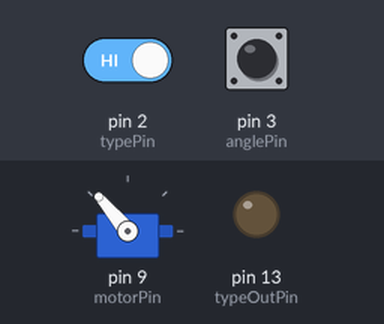
This sketch was run on a simulated Arduino Uno, built with avr-gcc and run on an emulated ATmega328P. On the bench: servo, output pins drawn as LEDs (lit = HIGH). The test bench sets the inputs (shaded band); at power-on: pin 2 (typePin) HIGH, pin 3 (anglePin) HIGH.

Above: at 21.9 s.
22.0 s: pin 2 (typePin) driven LOW
At 22.8 s:
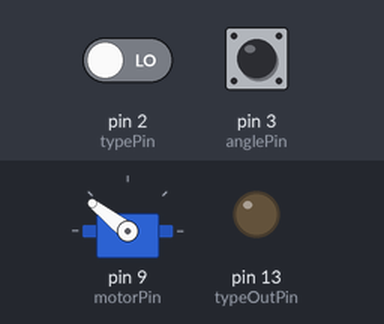
At 31.9 s:
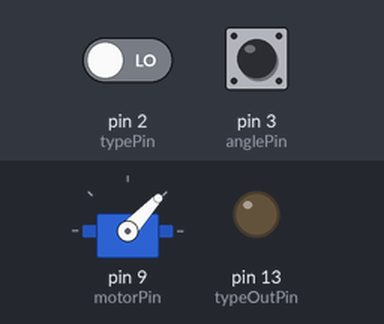
Timing chart, 0 to 46.7 s (numbered marks = the images above; inputs shaded):
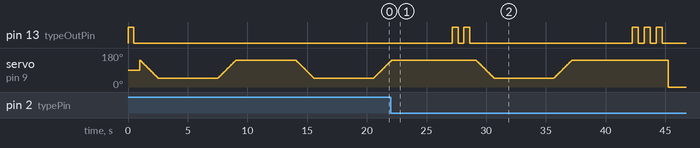

The sketch:

ServomotorESU51804.ino
```cpp
// (licence header left out)
#include <Servo.h>

Servo myservo;  // create servo object to control a servo
// twelve servo objects can be created on most boards


// Common configuration
const byte motorPin = 9;
const int MinPulseWidth = 500;  //I mikrosekunder
const int MaxPulseWidth = 2400;  //I mikrosekunder

// Test for current
const int smallCurrPulseWidth = 1000;
const int largeCurrPulseWidth = 2000;

// Test for angle
const int startAnglePW = 500;
const int endAnglePW = 1500;
const int stepAnglePW = 50;

// Control of pulswidth interval
const int startPulseWidth = 700;
const int middlePulseWidth = 1550;
const int endPulseWidth = 2300;

// Button and LED configuration
const unsigned long debounceTime = 50;
const unsigned long LEDTime = 500;
const int typePin = 2;
const int anglePin = 3;
const int typeOutPin = 13;

// Test configuration
enum {CURRENT,CTRL,ANGLE,PERIOD};
int testType;  // Strømmåling, periodetid vinkel, kontrol periodetid
const unsigned long moveTime = 15;
const unsigned long stepTime = 5000;
const unsigned long stepTimeShort = 1000;

// Script for test of current
void testCurrent() {
  int pulseWidth; // Variable to store PulseWidth
// Go to small pulsewidth
  for (pulseWidth = largeCurrPulseWidth; pulseWidth >= smallCurrPulseWidth; pulseWidth -= 10) { // step in 10microsekonds
    myservo.writeMicroseconds(pulseWidth);
    delay(moveTime);                       // wait for the servo to reach the position
  }
  delay(stepTime);
// Go to large pulsewidth
  for (pulseWidth = smallCurrPulseWidth; pulseWidth <= largeCurrPulseWidth; pulseWidth += 10) { // step in 10microsekonds
    myservo.writeMicroseconds(pulseWidth);
    delay(moveTime);                       // wait for the servo to reach the position
  }
  delay(stepTime);
}

// Script for test of periodtime versus angle
void testAngle() {
  int pulseWidth = startAnglePW; // Variable to store PulseWidth
  do {
    if (digitalRead(anglePin) == LOW) {
      delay(debounceTime);
      if (digitalRead(anglePin) == LOW) pulseWidth += stepAnglePW;
    }
    myservo.writeMicroseconds(pulseWidth);
    delay(stepTimeShort);
  } while (pulseWidth < endAnglePW);
  delay(stepTime);
}

// Script for control of pulswidth interval
void testPeriod() {
  int pulseWidth; // Variable to store PulseWidth
// Go to corresponding barrier up for measurement of angle
  for (pulseWidth = startPulseWidth; pulseWidth <= middlePulseWidth; pulseWidth += 10) { // step in 10microsekonds
    myservo.writeMicroseconds(pulseWidth);
    delay(moveTime);                       // wait for the servo to reach the position
  }
  delay(stepTime);
// Go to maximum PulseWidthtime for measurement of angle
  for (pulseWidth = middlePulseWidth; pulseWidth <= endPulseWidth; pulseWidth += 10) { // step in 10microsekonds
    myservo.writeMicroseconds(pulseWidth);
    delay(moveTime);                       // wait for the servo to reach the position
  }
  delay(stepTime);
// Go to adjusted start for measurement of angle
  for (pulseWidth = endPulseWidth; pulseWidth >= startPulseWidth; pulseWidth -= 10) { // step in 10microsekonds
    myservo.writeMicroseconds(pulseWidth);
    delay(moveTime);                       // wait for the servo to reach the position
  }
  delay(stepTime);
}

void LEDBlink() {
  int noLEDBlink;

  for (noLEDBlink = 0; noLEDBlink <= testType; noLEDBlink += 1) {
    digitalWrite(typeOutPin, HIGH);
    delay(LEDTime);
    digitalWrite(typeOutPin, LOW);
    delay(LEDTime);
  }
}

void setup() {
  pinMode(typePin,INPUT_PULLUP);
  pinMode(anglePin,INPUT_PULLUP);
  pinMode(typeOutPin,OUTPUT);
  myservo.attach(motorPin, MinPulseWidth, MaxPulseWidth);  // attaches the servo on pin 9 to the servo object
//  myservo.attach(motorPin);
  testType = CURRENT;
  LEDBlink();
}

void loop() {
  switch (testType) {
    case CURRENT:
      testCurrent();
      break;
    case CTRL:
      testCurrent();
      break;
    case ANGLE:
      testAngle();
      break;
    case PERIOD:
      testPeriod();
      break;
  }
  if (digitalRead(typePin) == LOW) {
    delay(debounceTime);
    if (digitalRead(typePin) == LOW) {
      if (testType == PERIOD) testType = CURRENT;
      else testType += 1;
      LEDBlink();
    }
  }
}
```

Measured:
- after the input at 22.0 s, pin 13 (typeOutPin): LOW → HIGH after 5.1 s, → LOW 0.50 s later, → HIGH 0.50 s later, → LOW 0.50 s later, … (10 changes in this stretch)
